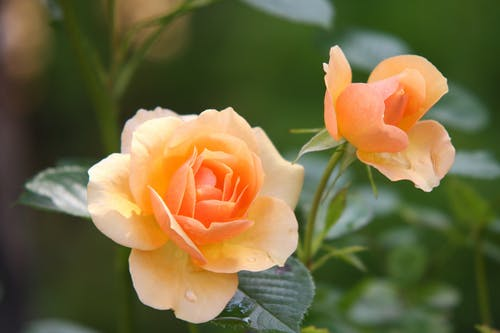
#> input picture 公众号代码1/万花筒/万花筒/test.jpeg, 500 x 333 px
$ python 1.py
#> lines starting #> are read from the running program, lines starting #| are printed output that depends on the picture
#参考来源：https://blog.csdn.net/weixin_30770783/article/details/95614661?depth_1
#-utm_source=distribute.pc_relevant.none-task&utm_source=distribute.pc_relevant.none-task
import matplotlib.pyplot as plt
from skimage import io
from skimage import img_as_float
import numpy as np
import numpy.matlib
import math

file_name='test.jpeg';
img=io.imread(file_name)
#> img is the input picture: shape (333, 500, 3); mean R, G, B 113.1, 104.1, 62.8

img = img_as_float(img)

row, col, channel = img.shape
#> row = 333; col = 500; channel = 3

# set the parameters
radius = 100.0
angle = math.pi/3
angle2 = math.pi/4
sides = 10.0
# set the center of the circle, proportion of the image size
centerX = 0.5
centerY = 0.5

iWidth=col
#> iWidth = 500
iHeight=row
#> iHeight = 333

center_x=iWidth*centerX
#> center_x = 250
center_y=iHeight*centerY
#> center_y = 166.5

xx = np.arange (col)
#> xx = 500 values from 0 to 499
yy = np.arange (row)
#> yy = 333 values from 0 to 332

x_mask = numpy.matlib.repmat (xx, row, 1)
y_mask = numpy.matlib.repmat (yy, col, 1)
y_mask = np.transpose(y_mask)

xx_dif = x_mask - center_x
yy_dif = y_mask - center_y

r = np.sqrt(xx_dif * xx_dif + yy_dif * yy_dif)
theta = np.arctan2(yy_dif, xx_dif+0.0001) - angle - angle2
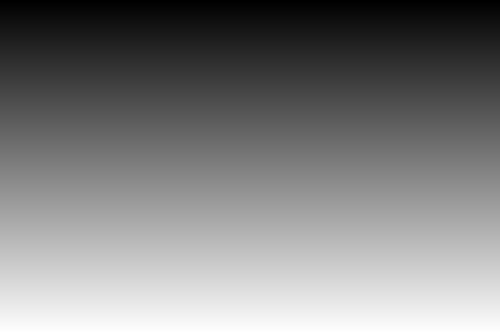
#> yy_dif: shape (333, 500) float64; min -166.5, max 165.5, mean -0.5; drawn with min black and max white
temp_theta=theta/math.pi*sides*0.5
temp_r = np.mod(temp_theta, 1.0)
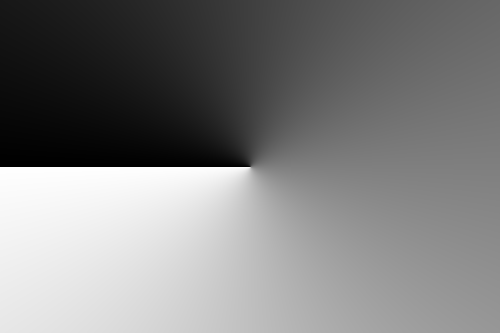
#> temp_theta: shape (333, 500) float64; min -7.91, max 2.08, mean -2.92; drawn with min black and max white
mask_1 = temp_r < 0.5
theta = temp_r * 2 * mask_1 + (1-temp_r) * 2 * (1 - mask_1)

radius_c=radius/np.cos(theta)
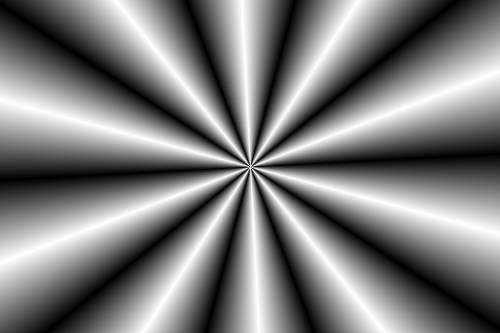
#> theta: shape (333, 500) float64; min 1.05e-06, max 1, mean 0.489

temp_r = np.mod (r/radius_c, 1.0)
mask_1 = temp_r < 0.5
r = radius_c * (temp_r * 2 * mask_1 + (1-temp_r) * 2 * (1 - mask_1))

theta = theta + angle

x1_mask = r * np.cos(theta) + center_x
y1_mask = r * np.sin(theta) + center_y

mask = x1_mask < 0
x1_mask = x1_mask * (1 - mask)
mask = x1_mask > (col - 1)
x1_mask = x1_mask * (1 - mask) + (x1_mask * 0 + col -2) * mask

mask = y1_mask < 0
y1_mask = y1_mask * (1 - mask)
mask = y1_mask > (row -1)
y1_mask = y1_mask * (1 - mask) + (y1_mask * 0 + row -2) * mask

img_out = img * 1.0

int_x = np.floor (x1_mask)
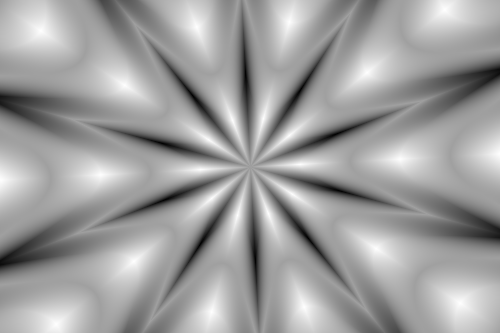
#> x1_mask: shape (333, 500) float64; min 166, max 299.8, mean 249.4; drawn with min black and max white
int_x = int_x.astype(int)
int_y = np.floor (y1_mask)
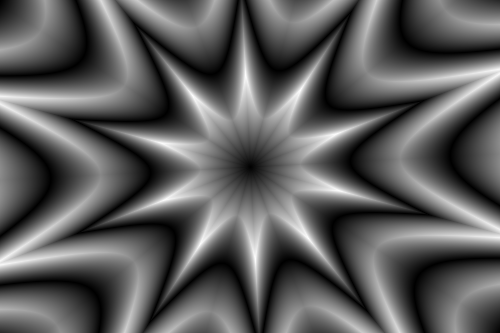
#> y1_mask: shape (333, 500) float64; min 166.5, max 330.4, mean 226; drawn with min black and max white
int_y = int_y.astype(int)

p_mask = x1_mask - int_x
q_mask = y1_mask - int_y

img_out = img * 1.0

for ii in range(row):
    for jj in range (col):
        new_xx = int_x [ii, jj]
        new_yy = int_y [ii, jj]
#        p = p_mask[ii, jj]
#        q = q_mask[ii, jj]

        img_out[ii, jj, :] = img[new_yy, new_xx, :]
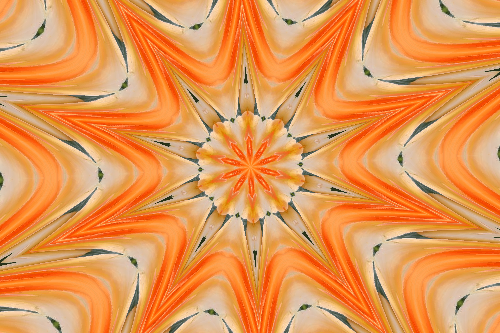
#> img_out: shape (333, 500, 3) float64; mean R, G, B 0.9, 0.592, 0.329


plt.figure (1)
plt.imshow (img)
plt.axis('off')

plt.figure (2)
plt.imshow (img_out)
plt.axis('off')

plt.show()
